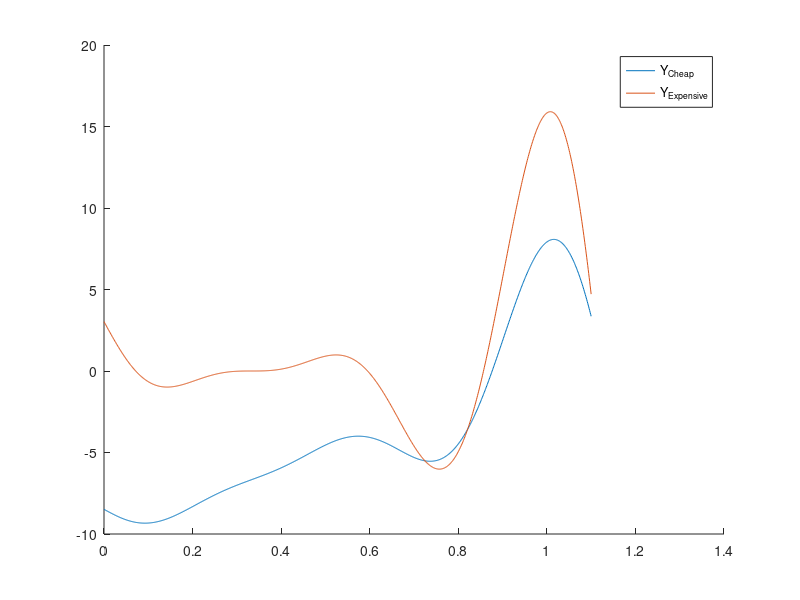

The MATLAB script that drew this image: (Note: this script raises an error after producing the figure.)
%clear all
close all
clc

%% 1-D, define high and low fidelity functions
fe = @(x) ((6.*x-2).^2).*sin(12.*x-4); % expensive
dfe_dx = @(x) (12.*(6*x-2).^2).*cos(4-12.*x)-12.*(6.*x-2).*sin(4-12.*x);
A = 0.5; B = 10; C = -5;
fc = @(x) A.*fe(x) + (B.*(x-0.5)) + C; % cheap 
dfc_dx = @(x) A*dfe_dx(x) + B;

%% 1-D Samples
xMin = 0; xMax = 1.1;
testpoints = linspace(xMin,xMax,1000);
%Xc = linspace(0,1,11)'; Rc = fc(Xc);
%Xe = [0, 0.4, 0.6, 1]'; Re = fe(Xe); % These points most coincide with Xc
%Xc = Xe; Rc = fc(Xc);

%% 
% Initialize hold arrays and weights
x_array = []; yAdd_array = []; yMult_array = []; dAdd_array = []; dMult_array = [];
yFh_array = []; yFl_array = []; dFh_array = []; dFl_array = [];
TRS_array = []; rho_array = []; obj_hist = [];
w1 = 0; w2 = 0;

% Step 1===================================================================
% DEFINE INITIAL TRS AS HALF OF THE ENTIRE DESIGN SPACE
% NEXT LINE APPENDS REVISED TRS VALUES AS ITERATIONS CONTINUE
TRS = (xMax - xMin)/2;
TRS_array = [TRS_array; TRS];

% CENTER IS APPROXIATELY AT THE MID POINT
% NEXT LINE APPENDS REVISED CENTER VALUES AS ITERATIONS CONTINUE
center = 1.0;
x_array = [x_array; center];

% Step 2===================================================================
% GET INITIAL VALUES OF CHEAP AND EXPENSIVE FUNCTION USING CENTER POINT
% ALSO GET DERIVATIVE INFO
Fh = fe(center); Fl = fc(center);
dFh_dx = dfe_dx(center); dFl_dx = dfc_dx(center);

% holds
% APPEND INITIAL VALUES FOR CHEAP AND EXPENSIVE FUNCTIONS INTO THE
% DESIGNATE STORAGE ARRAY
yFh_array = [yFh_array; Fh]; yFl_array = [yFl_array; Fl]; 
dFh_array = [dFh_array; dFh_dx]; dFl_array = [dFl_array; dFl_dx];

%USED TO DETERMINE IF ALGORITHM CONVERGED TO A SOLUTION
ConvergenceCheck = 1000;

% WHILE LOOP FOR REMAINING STEPS IS NEEDED.
ii = 1;
while ConvergenceCheck > 0.001

%for kjkj = 1:7
%% PLOT CHEAP AND EXPENSIVE FUNCTIONS FOR EACH RUN
figure, hold on
% scatter(Xc, Rc), scatter(Xe, Re)
plot(testpoints,fc(testpoints))
plot(testpoints,fe(testpoints))
legend('Y_{Cheap}','Y_{Expensive}') % 'Cheap Samples','Expensive Samples', 

% Step 3===================================================================
% DEFINE ADDITIVE AND MULTIPLICATIVE TERMS AND DERIVATIVES
Add = Fh - Fl;
dAdd_dx = dFh_dx - dFl_dx;
Mult = Fh./Fl;
dMult_dx = (Fl.*dFh_dx - Fh.*dFl_dx)./Fl.^2;
%dMult_dx = dFh_dx./Fl - (dFl_dx.*Fh)/Fl.^2;

% holds
% APPEND VALUES FOR ADDITIVE AND MULTIPLICATIVE TERMS INTO STORAGE
% MATRICES
yAdd_array = [yAdd_array; Add]; yMult_array = [yMult_array; Mult]; 
dAdd_array = [dAdd_array; dAdd_dx]; dMult_array = [dMult_array; dMult_dx];


% Hidden step: check number of samples within model range: if too low
% construct a first order approximation model, else gek models

xdata = x_array; distance = TRS/2;

% FUNCTION 'ptsCaptured' IDENTIFIES WHICH POINTS ARE TO BE KEPT
% FOR ANALYSIS BASED ON THE TRUST REGION SIZE
[ pointsCaped ] = ptsCaptured( center, xdata, distance);

if length(pointsCaped) < 2
    display('linear')
    ADD = @(x) (dAdd_array(pointsCaped).*(x-center)) + yAdd_array(pointsCaped);
    MULT = @(x) (dMult_array(pointsCaped).*(x-center)) + yMult_array(pointsCaped);
    w1 = 0.5;
    w2 = 1-w1;
    
    % HYBRID FUNCTION
    fhat_h = @(x) w1.*(fc(x) + ADD(x) ) + w2.*( fc(x).*MULT(x) );
    
else
    display('GEK')
    % FUNCTION 'ptsCaptured' IDENTIFIES WHICH POINTS ARE TO BE KEPT
    % FOR ANALYSIS BASED ON THE TRUST REGION SIZE
    [ pointsCapedwR ] = ptsCaptured( center, xdata, (1.5*TRS)/2);
    
    % Additive Model=======================================================
    % VECTORS 'xi' AND 'xigrads' USED TO DEFINE POINTS USED FOR KRIGING
    xi = x_array(pointsCaped); xigrads = xi;
    
    % VECTORS 'y' AND 'grad' USED TO DEFINE OUTPUT POINTS USED FOR GRADIENT
    % ENHANCED KRIGING
    y = yAdd_array(pointsCaped); grad = dAdd_array(pointsCaped);
    
    % FUNCTION CALL TO CREATE ADDITIVE SURROGATE MODEL
    [ modelAdd ] = gekFit(xi, xigrads, y, grad);
    %[ modelAdd ] = gekFit(xi, xigrads, yFh_array, dFh_array);
    % [ modelAdd ] = gekFit( xi,[], y, []);

    % Multiplicitive Model=================================================
    
    % VECTORS 'y' AND 'grad' USED TO DEFINE OUTPUT POINTS USED FOR GRADIENT
    % ENHANCED KRIGING
    y = yMult_array(pointsCaped); grad = dMult_array(pointsCaped);
    
    % FUNCTION CALL TO CREATE MULTIPLICATIVE SURROGATE MODEL
    [ modelMult ] = gekFit(xi, xigrads, y, grad);
    %[ modelMult ] = gekFit(xi, xigrads, yFh_array, dFh_array);
    %[ modelMult ] = gekFit( xi,[], y, []);
    
    % Prediction of each model
    ADD = @(x) gekPred( modelAdd,x );
    MULT = @(x) gekPred( modelMult,x );
    
    % ERROR function
    Error = @(y,yhat) sqrt( sum( (y - yhat).^2)/length(y) ); 
    
    % Finding the weights of the models
    PHI = @(N,sigma) (1/(2*pi*sigma^2))^(N/2)*exp(-N/2);
    
    x_removeCaped = x_array;
    %INTENDED TO KEEP ONLY POINTS IN THE TRUST REGION
    x_removeCaped(pointsCaped) = [];
    
    if isempty(x_removeCaped)
        sigmaAdd = 0;
        sigmaMult = 0;
    
%         phiAdd = PHI(length(Fh_removeCaped),sigmaAdd);
%         phiMult = PHI(length(Fh_removeCaped),sigmaMult);
    
        w1 = .5;
        w2 = 1-w1;
    else
        Fh_removeCaped = yFh_array; Fh_removeCaped(pointsCaped) = [];
        Fl_removeCaped = yFl_array; Fl_removeCaped(pointsCaped) = [];
        sigmaAdd = Error(Fh_removeCaped, Fl_removeCaped+ADD(x_removeCaped));
        sigmaMult = Error(Fh_removeCaped, Fl_removeCaped.*MULT(x_removeCaped));
    
        phiAdd = PHI(length(Fh_removeCaped),sigmaAdd);
        phiMult = PHI(length(Fh_removeCaped),sigmaMult);
    
        w1 = (w1*phiAdd)/( (w1*phiAdd) + (w2*phiMult) );
        w2 = (w2*phiMult)/( (w1*phiAdd) + (w2*phiMult) );
        % w2 = 1-w1;
    end
    
    
    fhat_h = @(x) w1.*(fc(x)' + ADD(x) ) + w2.*( fc(x)'.*MULT(x) );

end

% CODE RESUMES HERE ONCE EITHER THE LINEAR OR KRIGING MODEL HAS BEEN
% CONSTRUCTED

% THE HYBRID FUNCTION IS PLOTTED HERE ALONG WITH TEST POINTS
plot(testpoints,fhat_h(testpoints),'k','LineWidth',2)
axis([0,inf,-10,25]);
scatter(x_array, yFh_array,200,'o')
scatter(x_array, yFl_array,200,'o')

% DEFINES TRUST REGION AND PLOTS IT
LB = [center-TRS/2]; 
if LB < xMin
    LB = xMin;
end
UB = [center+TRS/2]; 
if UB > xMax
    UB = xMax;
end
plot([LB,UB],[-10,-10],'g','linewidth',2)

% OPTIMIZATION STAGE, FINDS THE MIN LOCAL VALUE OF THE HYBRID FUNCTION
A = []; B = []; Aeq = []; Beq = [];

options = optimset('Algorithm','interior-point','GradObj','off',...
    'GradConstr','off','TolX',1e-6,'Display','iter', 'PlotFcns',...
    @optimplotfval );

% NEW CENTER VALUE OBTAINED IN THE OPTIMIZATION STEP
[center,objectiveValue] = fmincon(@(x)fhat_h(x),center,A,B,Aeq,Beq,LB,...
UB,[],options);

% VECTOR THAT TRACK VALUES OF THE OBJECTIVE HYBRID FUNCTION 
obj_hist = [obj_hist; objectiveValue];

x_array = [x_array; center]; % New evaluation site

% NEW VALUES CALCULATED FOR THE CHEAP AND EXPENSIVE FUNCTIONS AND THEIR
% DERIVATIVES BASED ON THE NEWLY CALCULATED CETNER VALUE.
Fh = fe(center); % new expensive model evaluation

Fl = fc(center); % new cheap model evaluation, should be able to extract this from the optz

dFh_dx = dfe_dx(center); % grad values
dFl_dx = dfc_dx(center); % grad values

yFh_array = [yFh_array; Fh]; yFl_array = [yFl_array; Fl]; 
dFh_array = [dFh_array; dFh_dx]; dFl_array = [dFl_array; dFl_dx];

% NEXT CALCULATE THE RHO VALUE THAT IS USED TO DETERMINE TRUST REGION SIZE
% FOR NEXT STEP
% maybe a differnt way to do this calculation...
rho = ( yFh_array(ii) - yFh_array(ii+1) ) / ( yFh_array(ii) - objectiveValue );

if rho > 0.8
    TRS = 1.05*TRS; % was 2*TRS This creates errors  .7
elseif rho > 0.5
    TRS = TRS;
else
    TRS = 0.5*TRS;
end

% APPEND NEW VALUES FOR TRS AND RHO
TRS_array = [TRS_array;TRS];
rho_array = [rho_array; rho];

% CHECK FOR CONVERGENCE
ConvergenceCheck = (abs(yFh_array(ii) - yFh_array(ii+1))) / abs(yFh_array(ii));
ii = ii + 1;

end
